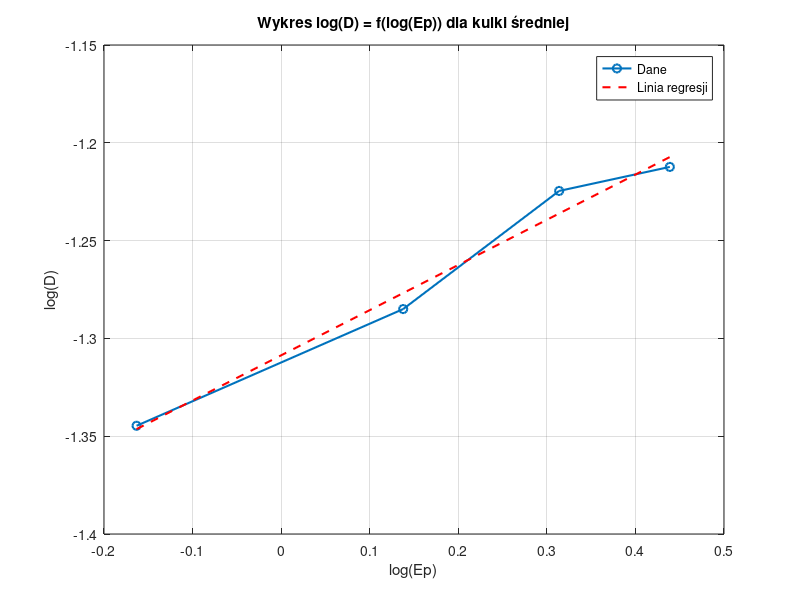

MATLAB code to generate this figure:
% filepath: c:\Users\piogw\Documents\GitHub\Kolishar\kulasrednia.m
clear; clc; close all;

% Dane
D = [45.22, 51.88, 59.62, 61.33] / 1000; % Średnia [m] (przekształcenie z mm na m)
logD = log10(D); % log(D)
Ep = [0.6867, 1.3734, 2.0601, 2.7468]; % Energia [J]
logEp = log10(Ep); % log(Ep)

% Wykres
figure;
plot(logEp, logD, '-o', 'LineWidth', 1.5);
grid on;
xlabel('log(Ep)');
ylabel('log(D)');
title('Wykres log(D) = f(log(Ep)) dla kulki średniej');

% Obliczenie współczynnika kierunkowego prostej regresji
coefficients = polyfit(logEp, logD, 1); % Dopasowanie prostej (1 oznacza liniową)
slope = coefficients(1); % Współczynnik kierunkowy
intercept = coefficients(2); % Wyraz wolny

% Wyświetlenie wyników
disp(['Współczynnik kierunkowy (slope): ', num2str(slope)]);
disp(['Wyraz wolny (intercept): ', num2str(intercept)]);

% Dodanie linii regresji do wykresu
hold on;
regression_line = polyval(coefficients, logEp); % Obliczenie wartości linii regresji
plot(logEp, regression_line, '--r', 'LineWidth', 1.5); % Dodanie linii regresji
legend('Dane', 'Linia regresji', 'Location', 'best');

disp(['Odwrotność współczynnika kierunkowego: ', num2str(1/slope)]); % Odwrotność współczynnika kierunkowego